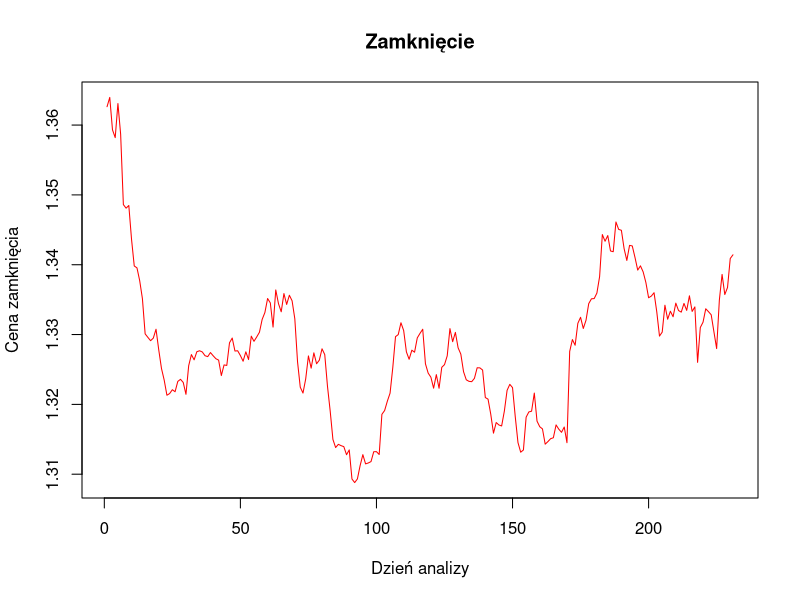

This chart was generated by the following R code: (Note: this script raises an error after producing the figure.)
## ---- chunk 1
knitr::opts_chunk$set(echo = TRUE)
## ---- chunk 2
dane <- read.csv2(file = 'pKolanowska-USDCAD.csv', header = TRUE)
dane_8 <- dane[dane$Godzina == 80000, ]
dane_12 <- dane[dane$Godzina == 120000, ]
dane_16 <- dane[dane$Godzina == 160000, ]
dane_20 <- dane[dane$Godzina == 200000, ]

head(dane_8)
## ---- chunk 3
library(dplyr)
library(forecast)
sc <- ts(dane$Zamkniecie, frequency = 1)
## ---- chunk 4
plot(sc, main="Zamknięcie",col="red", xlab = "Dzień analizy", ylab="Cena zamknięcia")
## ---- chunk 5
par(mfrow = c( 1, 2), pty = "m")
acf(sc, main="ACF", ylab="Wartość korelacji", xlab=" ")
pacf(sc, main="PACF", ylab="Wartość korelacji", xlab= " ")

mtext("Przesunięcie, dla jakiego obliczana jest autokorelacja", side = 1, line = -3, outer = TRUE)
## ---- chunk 6
l<-length(sc)
## ---- chunk 7
uczacy<-window(sc,end=100)
head(uczacy)
testowy<-window(sc,start=101)
head(testowy)
## ---- chunk 8
ts.plot(uczacy, testowy, col=1:2, lty=c(1,2), xlab="Dni", main= "Podział na zbiór uczący i testowy - Kurs zamknięcia ")
## ---- chunk 9
AR<-Arima(uczacy,order = c(2,1,0))
summary(AR)
## ---- chunk 10
MA<-Arima(uczacy, order=c(0,2,3))
summary(MA)
## ---- chunk 11
ARIMA<-Arima(uczacy, order=c(1,2,2))
summary(ARIMA)
## ---- chunk 12
prognozaAR<-forecast(AR,h=length(testowy)-1)
plot(prognozaAR,type="l")
lines(testowy, col="red")
## ---- chunk 13
prognozaMA<-forecast(MA,h=length(testowy)-1)
plot(prognozaMA,type="l")
lines(testowy, col="red")
## ---- chunk 14
m1<-mean( (prognozaAR$mean - testowy)^2, na.rm = TRUE)
m2<-mean( (prognozaMA$mean - testowy)^2, na.rm = TRUE)
